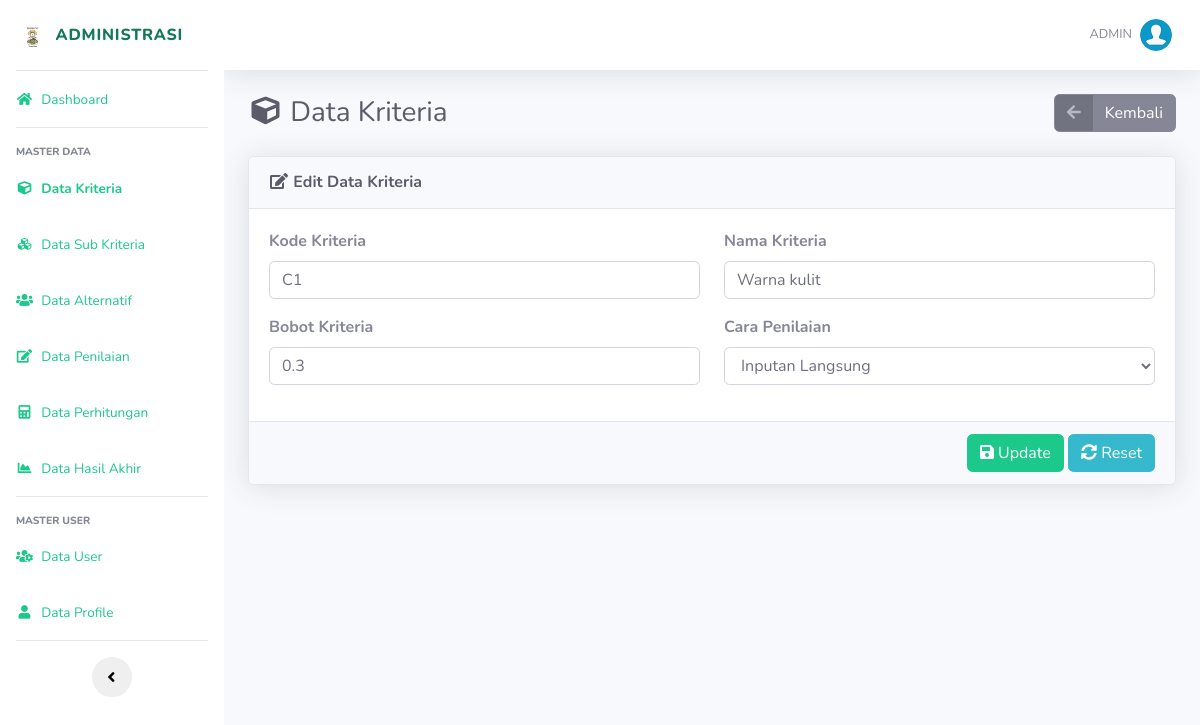
Screenshot of /edit-kriteria.php?id=1 (signed in) with the database file from the repository.
### tables this page shows
CREATE TABLE `kriteria` (
  `id_kriteria` int(11) NOT NULL,
  `kode_kriteria` varchar(10) NOT NULL,
  `nama` varchar(50) NOT NULL,
  `bobot` float NOT NULL,
  `ada_pilihan` tinyint(1) DEFAULT NULL
);

### includes/functions.php (called while the page is built, shortened)
<?php
function get_role() {
	if(isset($_SESSION['user_id']) && isset($_SESSION['role'])) {
		if($_SESSION['role'] == '1') {
			return 'admin';
		} else {
			return 'user';
		}
	} else {
		return false;
	}
}
?>

### edit-kriteria.php (the view, shortened to what this page needs)
<?php require_once('includes/init.php');
$user_role = get_role();
if($user_role == 'admin') {
$id_kriteria = (isset($_GET['id'])) ? trim($_GET['id']) : '';
require_once('template/header.php');
?>
<div class="d-sm-flex align-items-center justify-content-between mb-4">
    <h1 class="h3 mb-0 text-gray-800"><i class="fas fa-fw fa-cube"></i> Data Kriteria</h1>
	<a href="list-kriteria.php" class="btn btn-secondary btn-icon-split"><span class="icon text-white-50"><i class="fas fa-arrow-left"></i></span>
		<span class="text">Kembali</span>
	</a>
</div>
<div class="card shadow mb-4">
    <div class="card-header py-3">
        <h6 class="m-0 font-weight-bold text-dark"><i class="fas fa-fw fa-edit"></i> Edit Data Kriteria</h6>
    </div>
	<form action="edit-kriteria.php?id=<?php echo $id_kriteria; ?>" method="post">
		<?php
		if(!$id_kriteria) {
		?>
		<div class="card-body">
			<div class="alert alert-danger">Data tidak ada</div>
		</div>
		<?php
		}else{
		$data = mysqli_query($koneksi,"SELECT * FROM kriteria WHERE id_kriteria='$id_kriteria'");
		$cek = mysqli_num_rows($data);
		if($cek <= 0) {
		?>
		<div class="card-body">
			<div class="alert alert-danger">Data tidak ada</div>
		</div>
		<?php
		}else{
			while($d = mysqli_fetch_array($data)){
		?>
		<div class="card-body">
			<div class="row">
				<div class="form-group col-md-6">
					<label class="font-weight-bold">Kode Kriteria</label>
					<input autocomplete="off" type="text" name="kode_kriteria" required value="<?php echo $d['kode_kriteria']; ?>" class="form-control"/>
				</div>
				<div class="form-group col-md-6">
					<label class="font-weight-bold">Nama Kriteria</label>
					<input autocomplete="off" type="text" name="nama" required value="<?php echo $d['nama']; ?>" class="form-control"/>
				</div>
				<div class="form-group col-md-6">
					<label class="font-weight-bold">Bobot Kriteria</label>
					<input autocomplete="off" type="number" name="bobot" required value="<?php echo $d['bobot']; ?>" step="0.01" class="form-control"/>
				</div>
				<div class="form-group col-md-6">
					<label class="font-weight-bold">Cara Penilaian</label>
					<select name="ada_pilihan" class="form-control" required>
						<option value="0" <?php if($d['ada_pilihan']=="0") {echo "selected";} ?>>Inputan Langsung</option>
					</select>
				</div>
			</div>
		</div>
		<div class="card-footer text-right">
            <button name="submit" value="submit" type="submit" class="btn btn-success"><i class="fa fa-save"></i> Update</button>
            <button type="reset" class="btn btn-info"><i class="fa fa-sync-alt"></i> Reset</button>
        </div>
		<?php
		}
		}
		}
		?>
	</form>
</div>
<?php
require_once('template/footer.php');
}else {
	header('Location: login.php');
}
?>

### rows the page displays
kriteria: kode_kriteria "C1", nama "Warna kulit", bobot "0.3", ada_pilihan "Inputan Langsung"

### other values shown
$_SESSION['username'] "ADMIN"
